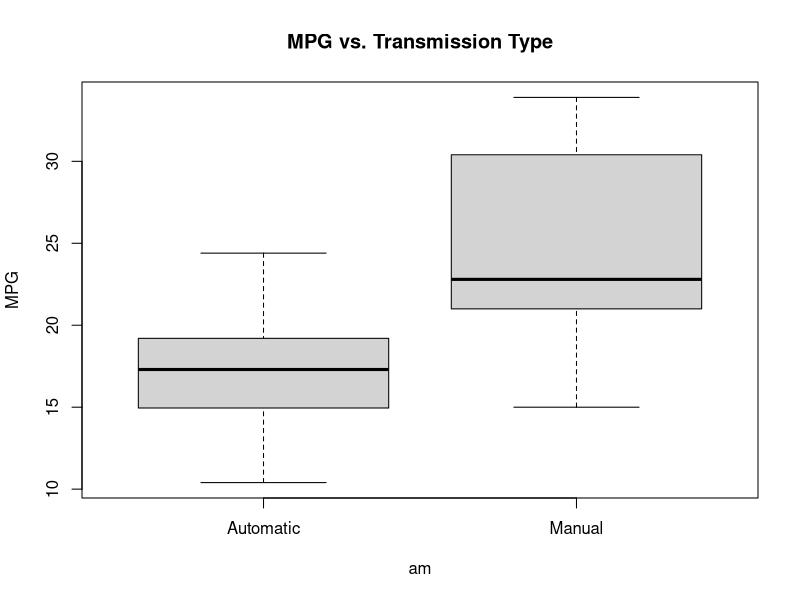

Source code (R): (Note: this script raises an error after producing the figure.)
## ---- chunk 1
knitr::opts_chunk$set(echo = TRUE)
## ---- chunk 2
data(mtcars)
head(mtcars)
mtcars$am <- factor(mtcars$am, labels = c("Automatic", "Manual"))
## ---- chunk 3
boxplot(mpg ~ am, data = mtcars, main="MPG vs. Transmission Type", ylab="MPG")
## ---- chunk 4
t.test(mpg ~ am, data=mtcars,paired=FALSE,var.equal=FALSE)
## ---- chunk 5
fit_basic <- lm(mpg ~ am, data = mtcars)
summary(fit_basic)
## ---- chunk 6
fit_full <- lm(mpg ~ ., data=mtcars)
summary(fit_full)
## ---- chunk 7
fit_step <- step(fit_full, direction="both")
summary(fit_step)
## ---- chunk 8
summary(fit_step)$coef
confint(fit_step)
## ---- chunk 9
str(mtcars)
boxplot(mpg ~ am, data = mtcars, main="MPG vs. Transmission Type", ylab="MPG")
t.test(mpg ~ am, data=mtcars,paired=FALSE,var.equal=FALSE)
summary(fit_basic)
summary(fit_full)
summary(fit_step)
anova(fit_basic, fit_step, fit_full)
